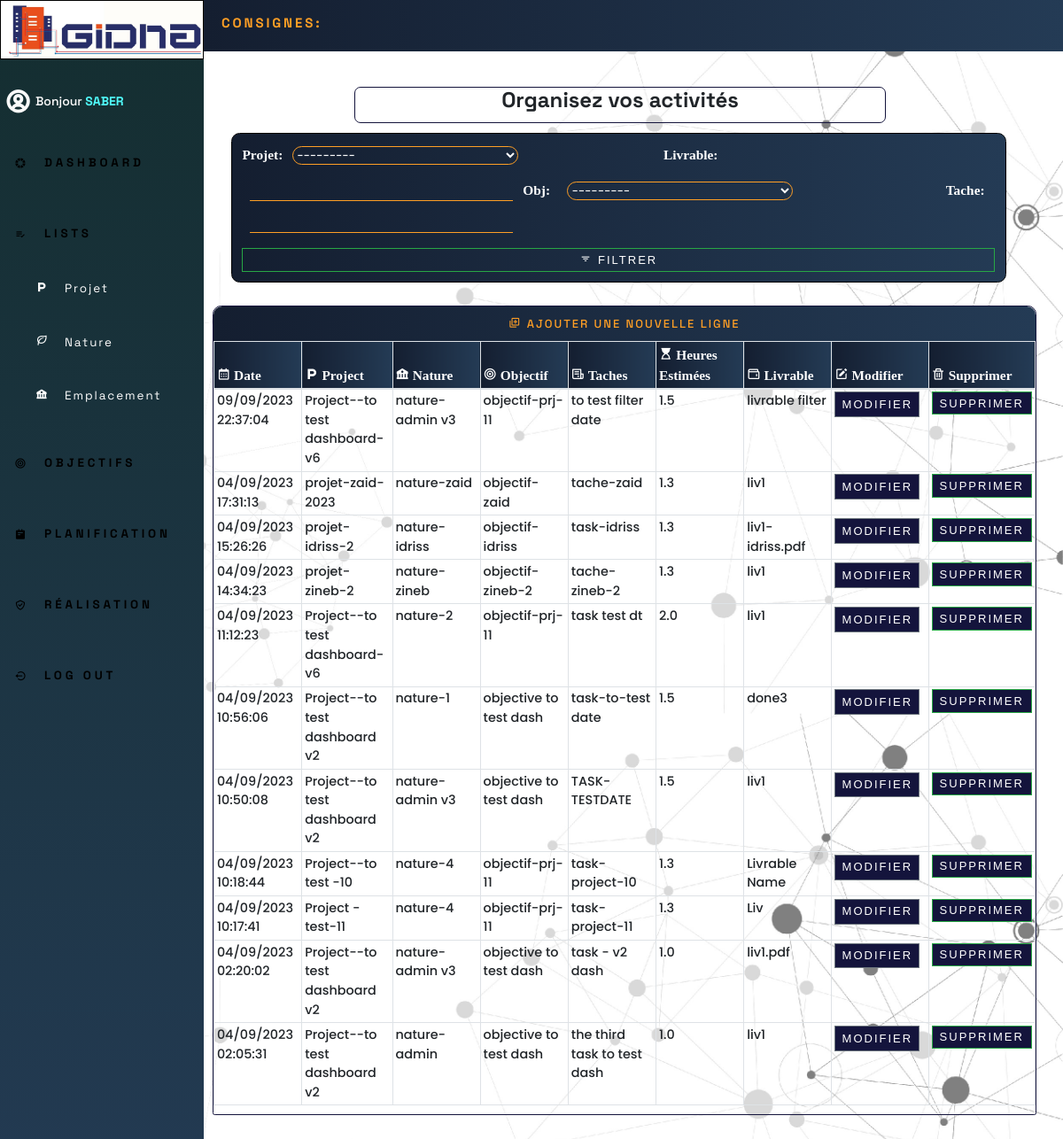
Page /planification (signed in) on the committed database.
### lists/models.py (models this page shows)
class Projet(models.Model):
     projet = models.CharField(max_length=200)
     user = models.ForeignKey(User,null=True, on_delete=models.CASCADE)
     def __str__(self):
         return self.projet

class Nature(models.Model):
     nature = models.CharField(max_length=200,null=True)
     user = models.ForeignKey(User,null=True, on_delete=models.CASCADE)
     def __str__(self):
         return self.nature

### planification/models.py (models this page shows, shortened)
class Planification(models.Model):
    tache = models.CharField(max_length=10000, null=True)
    hrs_est = models.FloatField(max_length=10000, null=True)
    livrable = models.CharField(max_length=10000, null=True)
    date_tache = models.DateTimeField(auto_now_add=True, null=True)
    obj = models.ForeignKey('objectif.Objectif', null=True, on_delete=models.CASCADE)
    projet = models.ForeignKey('lists.Projet', null=True, on_delete=models.CASCADE)
    nature = models.ForeignKey('lists.Nature',on_delete=models.SET_NULL , null=True)
    user = models.ForeignKey(User,null=True, on_delete=models.CASCADE)

### objectif/models.py (models this page shows)
class Objectif(models.Model):
    obj = models.CharField(max_length=10000, null=True)
    projet = models.ForeignKey(Projet, null=True,  on_delete=models.CASCADE, related_name='objectifs_projet')
    date_objectif = models.DateTimeField(null=True)
    nature = models.ForeignKey(Nature, null=True, on_delete=models.SET_NULL, related_name='objectifs_nature')
    user = models.ForeignKey(User,null=True, on_delete=models.CASCADE)
    def __str__(self):
        return self.obj

### planification/views.py (the view)
# urls.py: path('', views.fplan , name='planification'),
@login_required(login_url='acces')
def fplan(request):
    date_tache=Planification.objects.all().filter(user=request.user).order_by('-id')
    projets=Projet.objects.all().filter(user=request.user).order_by('-id')
    natures=Nature.objects.all().filter(user=request.user).order_by('-id')
    obj=Objectif.objects.all().filter(user=request.user).order_by('-id')
    taches=Planification.objects.all().filter(user=request.user).order_by('-id')
    filterPlanification=planification_filtrer(request.GET , queryset=taches)
    taches=filterPlanification.qs
    context = {'projets':projets , 'natures':natures, 'obj':obj , 'taches':taches , 'filterPlanification':filterPlanification}
    return render(request , 'planification/planification.html' , context)

### templates/planification/planification.html (shortened to what this page needs)
{% extends 'main.html' %}
{% load static %}
{% block top %}
<div class="top-bar">
  <div class="userConsignes">
    <span class="usePage-planification">CONSIGNES: </span>
  </div>
</div>
{% endblock top %}
{% block contenu %}
        <div class="dynamic-content">
          <div class="currentPageName">
            <div class="name">
              <h1>Organisez vos activités</h1>
            </div>
          </div>
          <div class="col-md-8">
            <div class="card card-body">
                <form class="filtrer_objectif" method="get">
                    {{filterPlanification.form}}
                    <button id="btn_filtrer_objectif" type="submit" class="btn btn-success btn-sm btn-block" >
                     <i class='bx bx-filter'></i> Filtrer
                      </button>
                </form>
            </div>
        </div>
          <br />
          <div class="row ">
            <div class="col-md-12" id="project-sec">
              <div class="card card-body">
                <a  id="add-ligne-planification" class="btn btn-primary btn-sm btn-block" href=" {% url 'create_tache' %}"
                  ><i class='bx bx-add-to-queue'></i> <span>Ajouter une nouvelle ligne</span></a
                >
                <table class="table table-sm table- table-hover table-bordered" id="table">
                  <thead>
                    <tr >
                       <th  class="min-col"  scope="col"><i class='bx bx-calendar' ></i> Date </th>
                      <th class="min-col"  scope="col"><i class="bx bxs-parking"></i> Project</th>
                      <th class="min-col"  scope="col"><i class="bx bxs-bank"></i> Nature</th>
                      <th class="min-col"  scope="col"><i class="bx bx-bullseye"></i> Objectif</th>
                      <th class="min-col"  scope="col"><i class='bx bx-receipt' ></i> Taches</th>
                      <th class="min-col"  scope="col"><i class='bx bxs-hourglass-top' ></i> Heures Estimées</th>
                      <th class="min-col"  scope="col"><i class='bx bx-wallet' ></i></i> Livrable</th>
                      <th class="min-col"  scope="col"><i class='bx bxs-edit'></i> Modifier</th>
                      <th class="min-col"  scope="col"><i class='bx bx-trash'></i> Supprimer</th>
                    </tr>
                  </thead>
                  <tbody>
                    <tr class="first-ligne-planification">
                      {% if taches %}
                      {% for tache in taches  %}
                      <tr class="first-ligne-objectif">
                        <td class="added-text" > {{ tache.date_tache|date:"d/m/Y H:i:s" }}</td>
                        <td class="added-text"> {{tache.projet }}</td>
                        <td class="added-text"> {{tache.nature }}</td>
                        <td class="added-text">   {{tache.obj }}
                         </td>
                        <td class="added-text">
                          {{tache.tache }}
                           </td>
                        <td class="added-text"> {{tache.hrs_est }}</td>
                    <td class="added-text">
                            {{tache.livrable }}
                             </td>
                        <td>
                                            <div class="btn-group dropstart">
                                              <a class="btn btn-secondary dropdown-toggle" type="submit" href="{% url 'update-tache' tache.id%}">
                                                Modifier
                                              </a>
                                            </div>
                        </td>
                        <td>
                                      <a id="test" type="submit" class="btn btn-success btn-sm btn-block" href="{% url 'delete-tache' tache.id%}">
                                            Supprimer
                                        </a>
                       </td>
                          </tr>
                        {% endfor %}
                        {% endif %}
                  </tbody>
                </table>
                </div>
              </div>
            </div>
            <br />
          </div>
        </div>
      </div>
  </body>
</html>
{% endblock contenu %}

### templates/main.html (shortened to what this page needs)
{% load static %}
{% load crispy_forms_tags %}
<!DOCTYPE html>
<html lang="en">
  <head>
    <link rel="stylesheet" href="{% static 'css/projectStyle.css' %}" />
    <link
      rel="stylesheet"
      href="https://stackpath.bootstrapcdn.com/bootstrap/4.5.2/css/bootstrap.min.css"
    />
    <link
      href="https://unpkg.com/boxicons@2.1.4/css/boxicons.min.css"
      rel="stylesheet"
    />
  </head>
  <body>
    <div class="container-global">
{% block top %}{% endblock top %}
      <div class="content">
        <div class="sidebar ">
          <div class="top">
            <div class="logo">
              <img src="{% static 'images/Gidna.jpg' %}" alt="Gidna" />
            </div>
          </div>
          <div class="currentUser">
             <i  style=" font-size:30px;font-weight:1000; color:rgb(250, 250,250 ) ; min-width: 40px;
                  text-align: center;
                  height: 50px;
                  border-radius: 12px;
                  line-height: 50px; "  class='bx bx-user-circle' > </i>            <div>
                    <div class="bold">
                      <div style='color:rgb(250, 250,250);  font-size: 14px; font-weight: 550; display: flex; align-items: center;'>
                        <span>Bonjour    <strong style="color: rgb(80, 250,250 )" >{{request.user|upper}}</strong></span>
                      </div>
                    </div>
            </div>
          </div>
          <ul>
            <li>
              <a href="{% url 'dashboard' %} "class="menu-item">
                <i class='bx bxs-color' ></i>
                <span class="nav-item">Dashboard</span>
              </a>
            </li>
            <li>
              <a href="{% url 'lists' %}" class="menu-item">
                <div class = "icon" ><i class="bx bx-list-check"></i> </div>
                <span class="nav-item" >Lists</span>
              </a>
            </li>
            <div class="nestedList">
              <ul>
                <li>
                  <a href="#project-sec">
                    <i class="bx bxs-parking"></i>
                    <span class="nav-item">Projet</span>
                  </a>
                </li>
                <li>
                  <a href="#nature-sec">
                    <i class="bx bx-leaf"></i>
                    <span class="nav-item">Nature</span>
                  </a>
                </li>
                <li>
                  <a href="#emp-sec">
                    <i class="bx bxs-bank" ></i>
                    <span class="nav-item">Emplacement</span>
                  </a>
                </li>
            </div>
            <li>
              <a href="{% url 'objectif' %}" class="menu-item">
                <i class="bx bx-bullseye"></i>
                <span class="nav-item">Objectifs</span>
              </a>
            </li>
            <li>
              <a href="{% url 'planification' %} "class="menu-item">
                <i class="bx bxs-notepad"></i>
                <span class="nav-item">Planification</span>
              </a>
            </li>
            <li>
              <a href="{% url 'realisation' %} "class="menu-item">
                <i class="bx bx-check-shield"></i>
                <span class="nav-item">Réalisation</span>
              </a>
            </li>
            <li>
              <a href="{% url 'quitter' %} "class="menu-item">
                <i class="bx bx-log-out-circle"></i>
                <span class="nav-item">Log Out</span>
              </a>
            </li>
          </ul>
        </div>
 {% block contenu %}
{% endblock contenu %}

### rows in the picture
Projet: projet "---------"
Planification: date_tache "09/09/2023 22:37:04", projet "Project--to test dashboard-v6", nature "nature- admin v3", obj "objectif-prj-11", tache "to test filter date", hrs_est "1.5", livrable "livrable filter"
Planification: date_tache "04/09/2023 17:31:13", projet "projet-zaid-2023", nature "nature-zaid", obj "objectif-zaid", tache "tache-zaid", hrs_est "1.3", livrable "liv1"
Planification: date_tache "04/09/2023 15:26:26", projet "projet-idriss-2", nature "nature-idriss", obj "objectif-idriss", tache "task-idriss", hrs_est "1.3", livrable "liv1-idriss.pdf"
Planification: date_tache "04/09/2023 14:34:23", projet "projet-zineb-2", nature "nature-zineb", obj "objectif-zineb-2", tache "tache-zineb-2", hrs_est "1.3", livrable "liv1"
Planification: date_tache "04/09/2023 11:12:23", projet "Project--to test dashboard-v6", nature "nature-2", obj "objectif-prj-11", tache "task test dt", hrs_est "2.0", livrable "liv1"
Planification: date_tache "04/09/2023 10:56:06", projet "Project--to test dashboard v2", nature "nature-1", obj "objective to test dash", tache "task-to-test date", hrs_est "1.5", livrable "done3"
Planification: date_tache "04/09/2023 10:50:08", projet "Project--to test dashboard v2", nature "nature- admin v3", obj "objective to test dash", tache "TASK-TESTDATE", hrs_est "1.5", livrable "liv1"
Planification: date_tache "04/09/2023 10:18:44", projet "Project--to test -10", nature "nature-4", obj "objectif-prj-11", tache "task-project-10", hrs_est "1.3", livrable "Livrable Name"
Planification: date_tache "04/09/2023 10:17:41", projet "Project -test-11", nature "nature-4", obj "objectif-prj-11", tache "task-project-11", hrs_est "1.3", livrable "Liv"
Planification: date_tache "04/09/2023 02:20:02", projet "Project--to test dashboard v2", nature "nature- admin v3", obj "objective to test dash", tache "task - v2 dash", hrs_est "1.0", livrable "liv1.pdf"
Planification: date_tache "04/09/2023 02:05:31", projet "Project--to test dashboard v2", nature "nature- admin", obj "objective to test dash", tache "the third task to test dash", hrs_est "1.0", livrable "liv1"

### other values in the picture
{{ request.user|upper }} "SABER"
